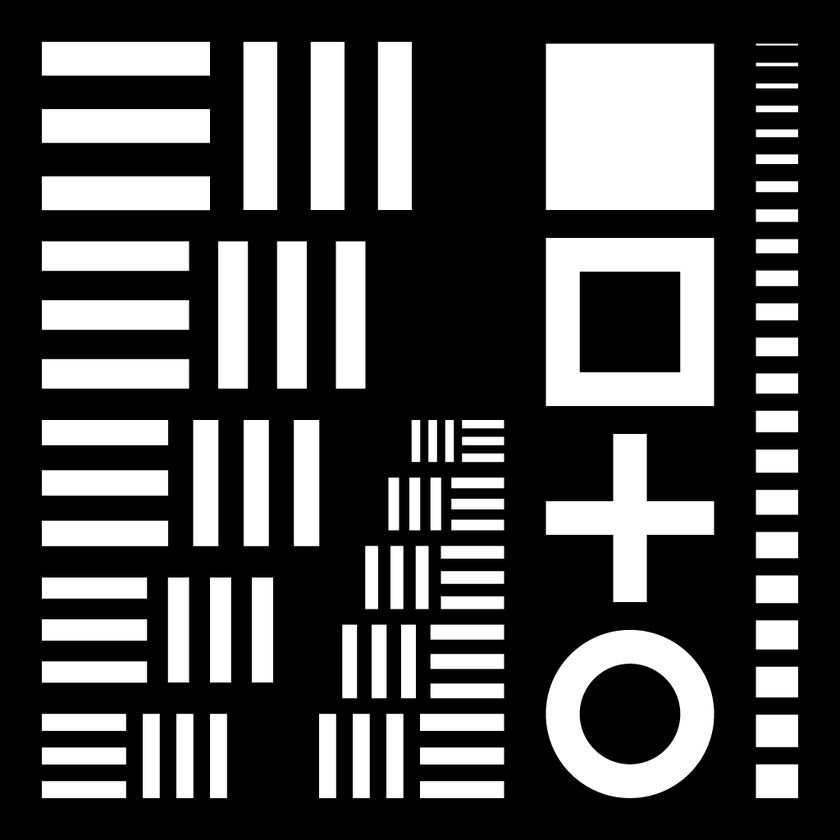
#> input picture fft-filters/lens-blur/images/line-chart-inv.png, 840 x 840 px, shrunk from 1024 x 1024 before the run
$ python fft_lens-blur.py
#> lines starting #> are read from the running program, lines starting #| are printed output that depends on the picture
import cv2 as cv
import numpy as np
from matplotlib import pyplot as plt
from matplotlib import colors as mcolors

gamma = 1/2.2
power = 1

img = cv.imread('images/line-chart-inv.png', cv.IMREAD_GRAYSCALE)
#> img is the input picture: shape (840, 840); min 0, max 255, mean 77.5
aperture = cv.imread('images/pupil-5.png', cv.IMREAD_GRAYSCALE)
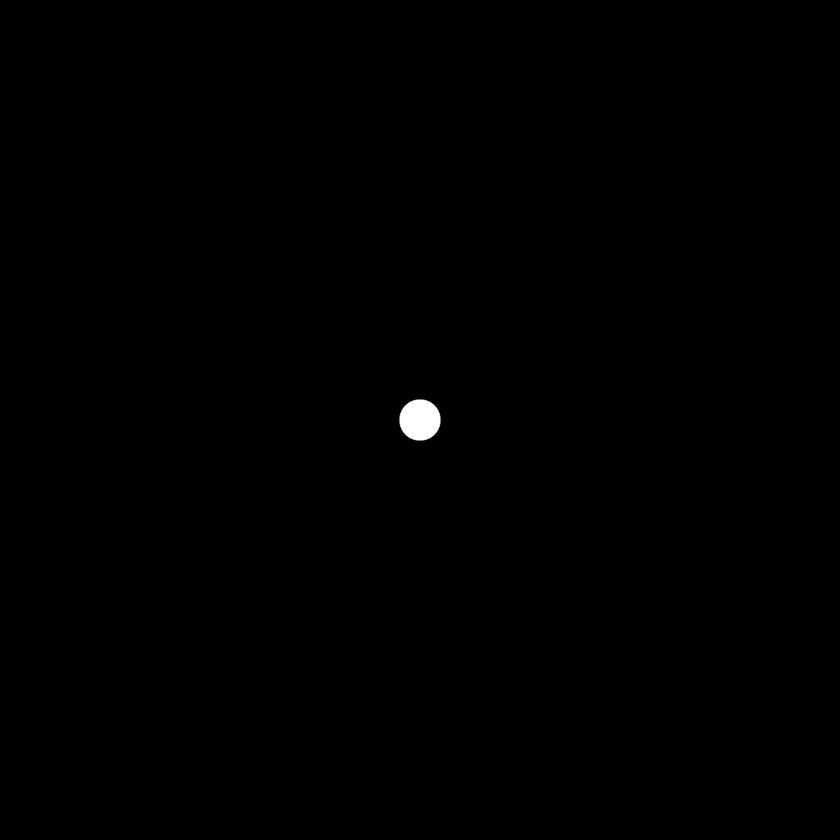
#> input picture fft-filters/lens-blur/images/apertures/pupil-5.png, 840 x 840 px, shrunk from 1024 x 1024 before the run, found by its file name
#> aperture is the input picture: shape (840, 840); min 0, max 255, mean 0.5

aperture = aperture / aperture.sum()

aperture_dft = np.fft.fftshift(np.fft.fft2(aperture))
aperture_psf = np.fft.fft2(aperture_dft)

kernel = np.abs(np.fft.ifftshift(np.fft.ifft2(aperture_dft * aperture_psf)))

img_dft = np.fft.fft2(img)
kernel_dft = np.fft.fft2(kernel)

convolved_img = np.abs(np.fft.ifftshift(np.fft.ifft2(img_dft * kernel_dft)))
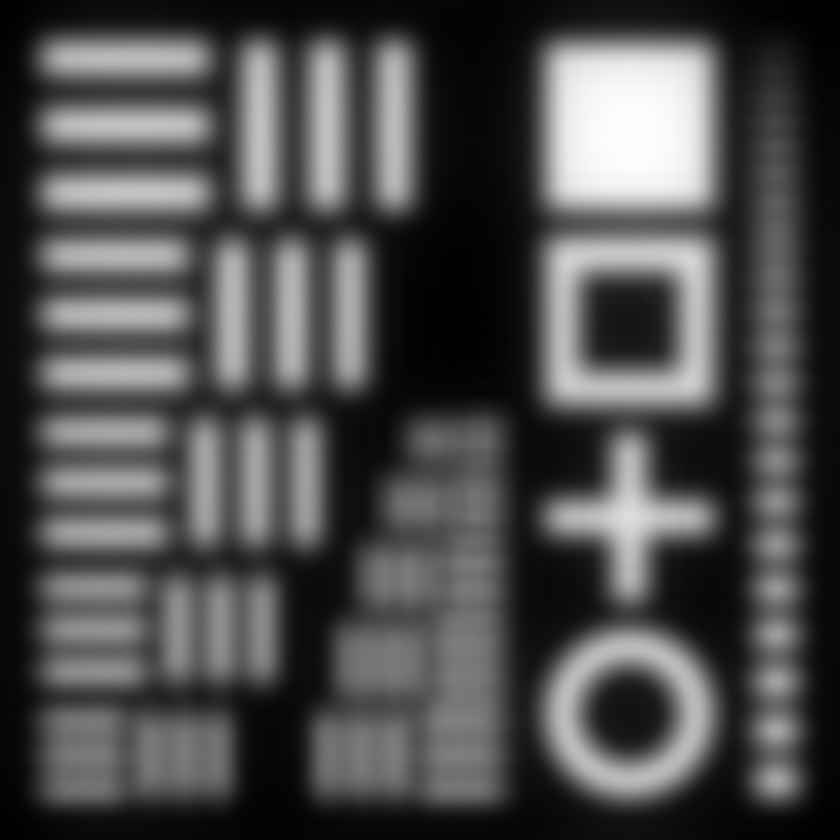
#> convolved_img: shape (840, 840) float64; min 29297.8, max 207108.3, mean 83676.1; drawn with min black and max white

plt.imshow(convolved_img, cmap='gray', norm=mcolors.PowerNorm(gamma, 0), interpolation="spline36")
plt.colorbar()
#plt.savefig('plot.png', dpi = 1000)
plt.show()
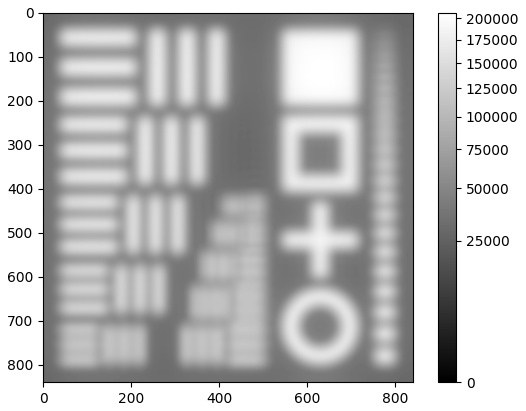
#> figure drawn by matplotlib, 2 panels

'''
convolved_img = convolved_img.clip(0, 255).astype(np.uint8)

cv.imshow("Diffraction: Incoherent", convolved_img)
#cv.imwrite("opencv.png", convolved_img)
cv.waitKey(0)
cv.destroyAllWindows()

'''
